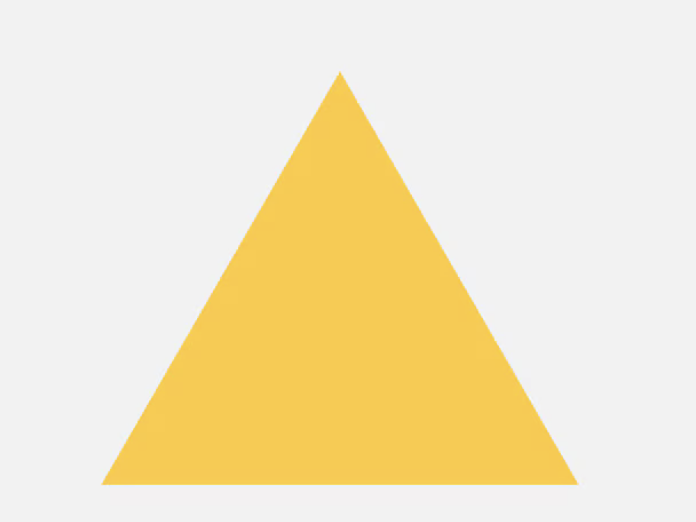
#> input picture triangle.png, 696 x 522 px
$ python contour.py
#> lines starting #> are read from the running program, lines starting #| are printed output that depends on the picture; after the words box and inside, x2 and y2 are one past the last pixel; in counts of white or black regions, pixels touching at a corner belong together
import cv2

# 1. Image load aur Grayscale conversion (Contours hamesha binary/grayscale par achha kaam karte hain)
img = cv2.imread("triangle.png")
#> img is the input picture: shape (522, 696, 3); mean B, G, R 199.4, 231.4, 243.1
gray = cv2.cvtColor(img, cv2.COLOR_BGR2GRAY)
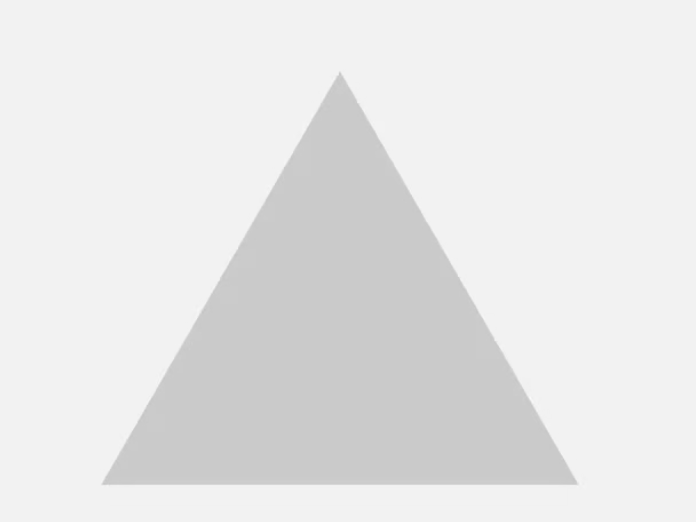
#> gray: shape (522, 696); min 197, max 250, mean 231.2

# 2. Thresholding: Image ko Black & White (Binary) banana zaroori hai
_, thresh = cv2.threshold(gray, 240, 255, cv2.THRESH_BINARY)
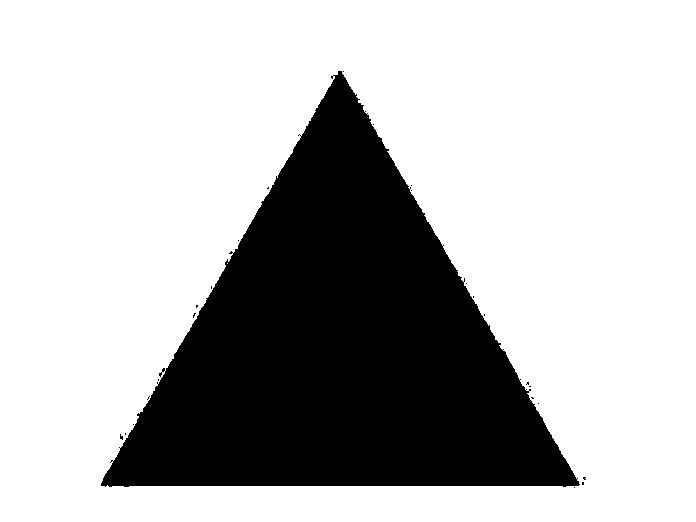
#> thresh: shape (522, 696); 72.3% white; 25 black regions (24 under 20 px)

# --- SYNTAX: cv2.findContours(image, retrieval_mode, approximation_method) ---
# image: Source binary image.
# retrieval_mode (cv2.RETR_TREE): Yeh saare contours nikalta hai aur unka "family tree" (hierarchy) banata hai.
# approximation_method (cv2.CHAIN_APPROX_SIMPLE): Yeh memory bachata hai.
# Agar ek seedhi line hai, toh uske saare points ke bajaye sirf corners/endpoints save karta hai.

contours, hierarchy = cv2.findContours(thresh, cv2.RETR_TREE, cv2.CHAIN_APPROX_SIMPLE)
#> contours = 51 contours, 49 with area under 20; largest, box (x1, y1, x2, y2) and area: (0, 0, 696, 522) 362095, (100, 70, 581, 488) 101208

# --- SYNTAX: cv2.drawContours(target_image, contours_list, contour_index, color, thickness) ---
# target_image: Jis image par outline draw karni hai (img).
# contours_list: Jo contours findContours se mile.
# contour_index (-1): Iska matlab hai "saare" contours draw karo. Agar 0 likhte toh sirf pehla draw hota.
# color (0, 255, 0): BGR format mein Green color.
# thickness (3): Line ki motayi.

cv2.drawContours(img, contours, -1, (0, 255, 0), 3)
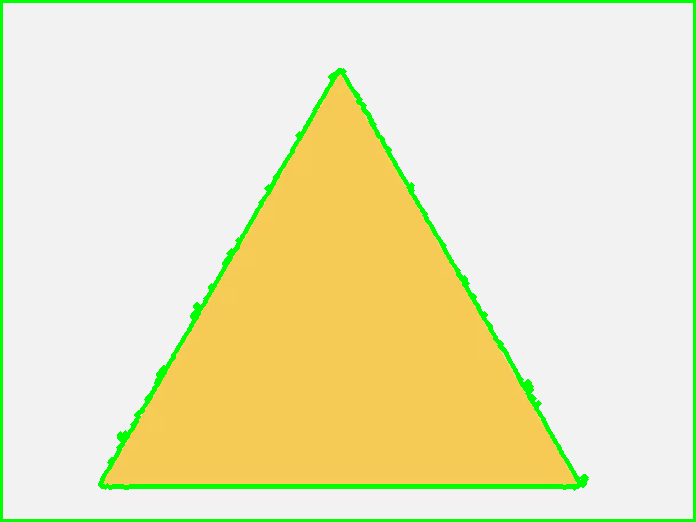
#> img: shape (522, 696, 3); 4.04% of pixels changed, all inside (x1, y1, x2, y2) = (0, 0, 696, 522)

cv2.imshow("Contours Detection", img)
cv2.waitKey(0)
cv2.destroyAllWindows()
